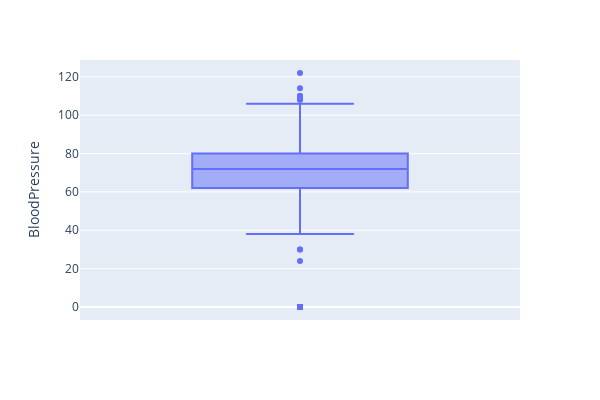

Write notebook code for a chart like this one.
### Markdown cell above
### Blood Pressure (BP)

### Code cell
fig = px.box(df, y='BloodPressure',width=600, height=400)
fig.show()

### Figure 1 — Plotly figure (JSON) as saved in the notebook; plotly's stock layout.template omitted (floating-point values rounded to 4 significant figures; data arrays with more than 128 entries replaced by an {"elided": "..."} marker saying what was removed)
{"data": [{"alignmentgroup": "True", "hovertemplate": "BloodPressure=%{y}<extra></extra>", "legendgroup": "", "marker": {"color": "#636efa"}, "name": "", "notched": false, "offsetgroup": "", "orientation": "v", "showlegend": false, "type": "box", "x0": " ", "xaxis": "x", "y": {"elided": "768 int values"}, "y0": " ", "yaxis": "y"}], "layout": {"boxmode": "group", "height": 400, "legend": {"tracegroupgap": 0}, "margin": {"t": 60}, "width": 600, "xaxis": {"anchor": "y", "domain": [0, 1]}, "yaxis": {"anchor": "x", "domain": [0, 1], "title": {"text": "BloodPressure"}}}}
